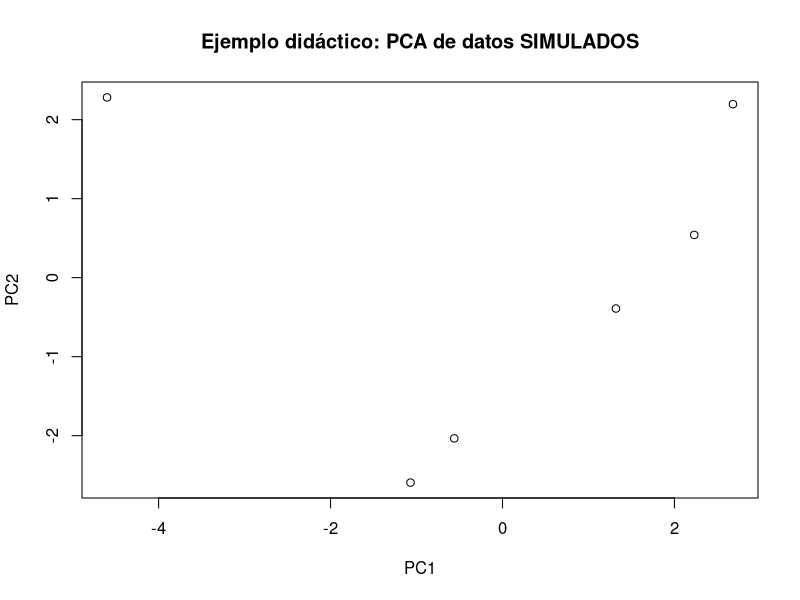

Source code (R):
# Semana 17 — RNA-seq I: diseño y conteos
# Ejecuta desde la raíz del proyecto .Rproj.
# Pruebas y datos exclusivamente didácticos/sintéticos.

# Clase 1: De FASTQ a tabla de conteos
cat("FASTQ -> QC -> alineamiento/cuantificación -> matriz de conteos -> modelos\n")

# Clase 2: Diseño de muestras
meta <- data.frame(muestra=paste0("m",1:6),condicion=rep(c("zero","high"),each=3))
stopifnot(!anyDuplicated(meta$muestra))

# Clase 3: Exploración y normalización
set.seed(17)
matriz_simulada <- matrix(rpois(20 * 6,lambda=50),nrow=20)
pca <- prcomp(t(log2(matriz_simulada+1)),scale.=TRUE)
plot(pca$x[,1],pca$x[,2],xlab="PC1",ylab="PC2",
     main="Ejemplo didáctico: PCA de datos SIMULADOS")
# Para RNA-seq real, seguir transformación/normalización recomendada en tutorial.

# DESAFÍO: completa mi-trabajo.R con tu propia explicación y código.
